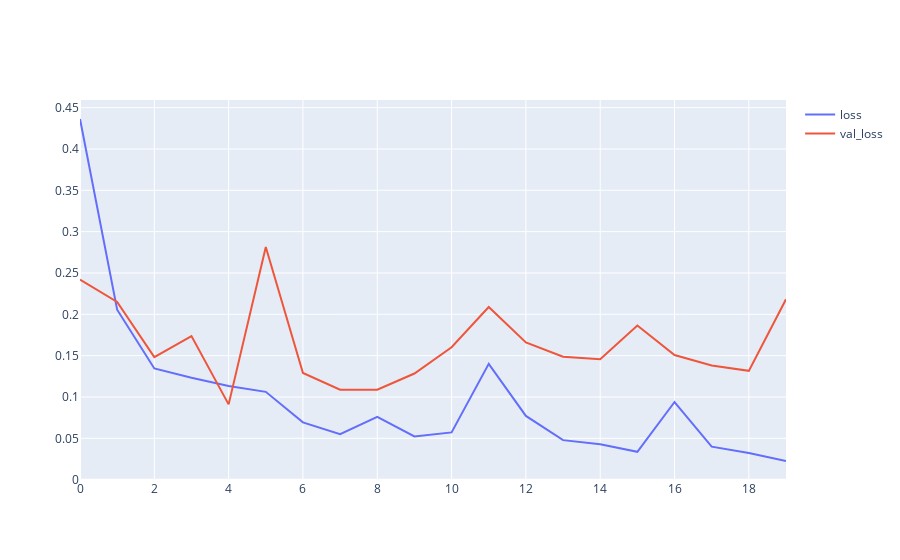

The cell this chart's notebook holds for it:
### Markdown cell above
a) RNN

### Code cell
simpleRNN_history = json.load(open("./history/simpleRNN_history.json", 'r'))
model_simpleRNN = tf.keras.models.load_model("./model/model_simpleRNN.h5")
fig = go.Figure()
fig.add_trace(go.Scatter(y=simpleRNN_history["loss"],
                    mode='lines',
                    name='loss'))
fig.add_trace(go.Scatter(y=simpleRNN_history["val_loss"],
                    mode='lines',
                    name='val_loss'))
fig.show()

### Figure 1 — Plotly figure (JSON) as saved in the notebook; plotly's stock layout.template omitted (floating-point values rounded to 4 significant figures)
{"data": [{"mode": "lines", "name": "loss", "type": "scatter", "y": [0.4363, 0.2056, 0.1345, 0.1232, 0.1132, 0.1062, 0.06927, 0.05501, 0.07595, 0.0523, 0.05718, 0.14, 0.07705, 0.04778, 0.04289, 0.03366, 0.09392, 0.03989, 0.03219, 0.02256]}, {"mode": "lines", "name": "val_loss", "type": "scatter", "y": [0.2419, 0.215, 0.1482, 0.1737, 0.09104, 0.2815, 0.129, 0.1088, 0.1089, 0.1284, 0.1601, 0.2088, 0.1659, 0.1488, 0.1457, 0.1865, 0.1508, 0.138, 0.1316, 0.2181]}], "layout": {}}
